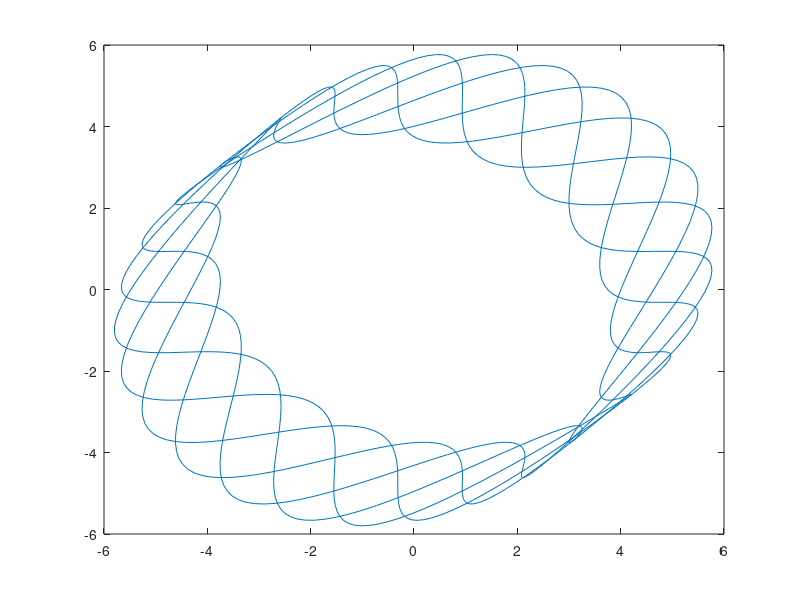

MATLAB code for this plot:
# Theory:
# A = [1 2; 3 4];
# A = [1 2]
#     [3 4]
# A^2 = A * A
# A.^2 = 2 * A
# size(A) = no. rows & no. cols
# B = [1 : 100] => B [1 2 ... 100]
# B = [1 : -0.1 : -100] => B = [1 0.9 ... -100] 
# diag(A) = [1 4] 
# => Create a matrix that only has elements only on the main diagonal
# If A is a vector, with A = [1 2 3 4], diag([1 2 3 4]) creates
# a matrix B = [1 0; 0 4] 
t = linspace(0, 10*pi, 1000);
R = 3.8;
r = 1;
x = (R + r) * cos(t) - r*cos((R/r + 1)*t);
y = (R + r) * sin(t) - r*cos((R/r + 1)*t);
plot(x, y);